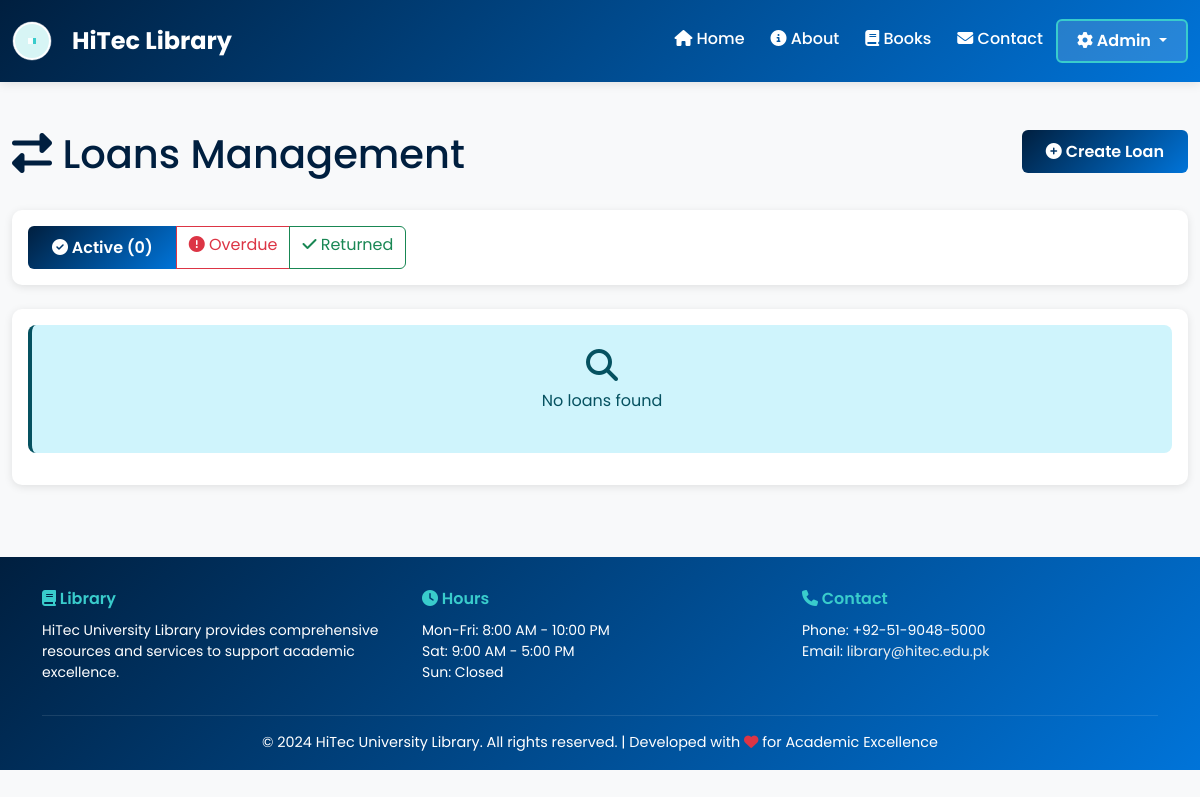
The page /admin/loans (signed in) on the database as committed earlier.
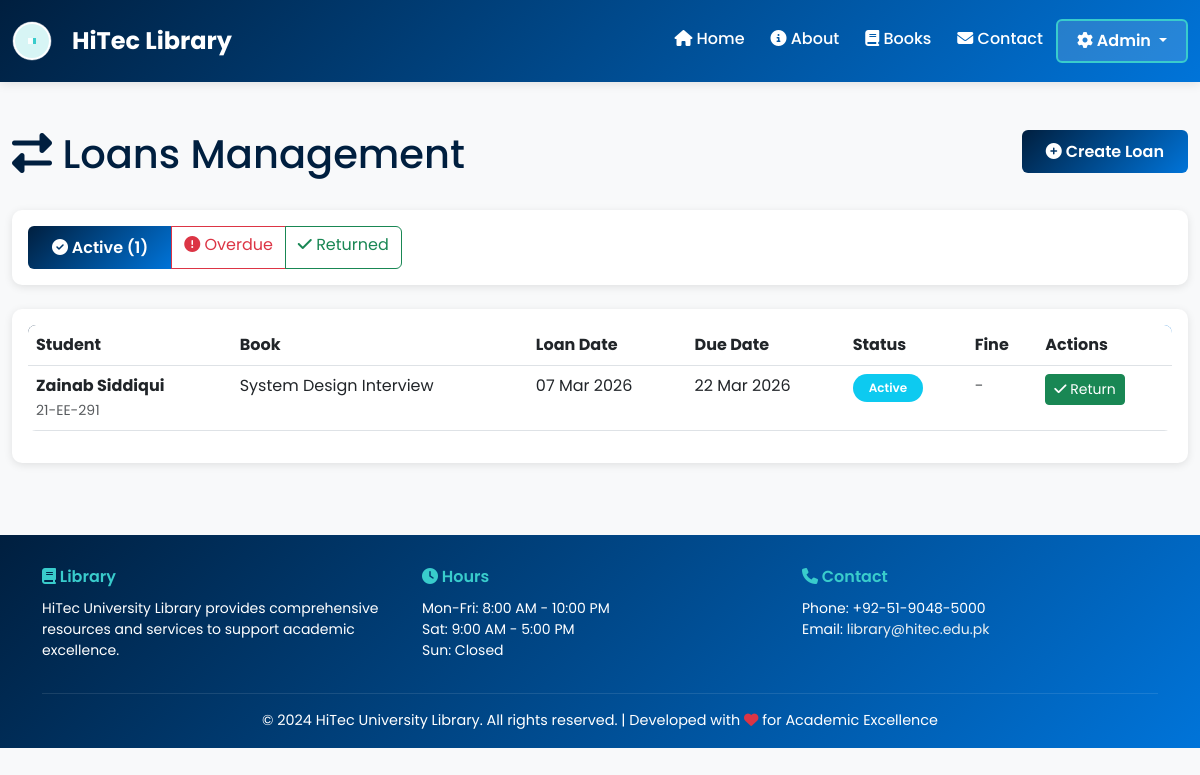
The same page on the database as committed later.
### app.py (models this page shows, shortened)
class Loan(db.Model):
    id = db.Column(db.Integer, primary_key=True)
    student_id = db.Column(db.Integer, db.ForeignKey('student.id'), nullable=False)
    book_id = db.Column(db.Integer, db.ForeignKey('book.id'), nullable=False)
    loan_date = db.Column(db.DateTime, default=get_utc_now)
    due_date = db.Column(db.DateTime, nullable=False)
    return_date = db.Column(db.DateTime)
    is_returned = db.Column(db.Boolean, default=False)
    fine_amount = db.Column(db.Float, default=0.0)
    def calculate_fine(self):
        if not self.is_returned:
            now = get_utc_now()
            if now > self.due_date:
                days_overdue = (now - self.due_date).days
                self.fine_amount = days_overdue * LATE_FEE_PER_DAY
        return self.fine_amount
    def is_overdue(self):
        if not self.is_returned:
            return get_utc_now() > self.due_date
        return False

class Student(db.Model):
    id = db.Column(db.Integer, primary_key=True)
    name = db.Column(db.String(150), nullable=False)
    email = db.Column(db.String(100), unique=True, nullable=False)
    roll_number = db.Column(db.String(20), unique=True, nullable=False)
    phone = db.Column(db.String(15))
    department = db.Column(db.String(100))
    semester = db.Column(db.Integer)
    library_card_number = db.Column(db.String(50), unique=True, nullable=False)
    card_status = db.Column(db.String(20), default='active')  # active, suspended, expired
    total_fines = db.Column(db.Float, default=0.0)
    registered_at = db.Column(db.DateTime, default=get_utc_now)
    loans = db.relationship('Loan', backref='student', lazy=True)
    reviews = db.relationship('Review', backref='student', lazy=True)

class Book(db.Model):
    id = db.Column(db.Integer, primary_key=True)
    title = db.Column(db.String(200), nullable=False)
    author = db.Column(db.String(150), nullable=False)
    isbn = db.Column(db.String(20), unique=True)
    genre = db.Column(db.String(50))
    year_published = db.Column(db.Integer)
    publisher = db.Column(db.String(150))
    total_copies = db.Column(db.Integer, default=1)
    available_copies = db.Column(db.Integer, default=1)
    cover_image = db.Column(db.String(500))
    description = db.Column(db.Text)
    average_rating = db.Column(db.Float, default=0.0)
    created_at = db.Column(db.DateTime, default=get_utc_now)
    loans = db.relationship('Loan', backref='book', lazy=True)
    reviews = db.relationship('Review', backref='book', lazy=True)

### app.py (the view)
@app.route('/admin/loans')
@login_required
def admin_loans():
    page = request.args.get('page', 1, type=int)
    status = request.args.get('status', 'active')
    query = Loan.query
    if status == 'active':
        query = query.filter_by(is_returned=False)
    elif status == 'overdue':
        query = query.filter(
            Loan.is_returned == False,
            Loan.due_date < get_utc_now()
        )
    elif status == 'returned':
        query = query.filter_by(is_returned=True)
    loans = query.order_by(Loan.loan_date.desc()).paginate(page=page, per_page=ITEMS_PER_PAGE)
    for loan in loans.items:
        loan.calculate_fine()
    return render_template('admin/loans.html', loans=loans, status=status)

### app.py (called while the page is built)
def get_utc_now():
    return datetime.utcnow()

def login_required(f):
    @wraps(f)
    def decorated_function(*args, **kwargs):
        if 'admin_id' not in session:
            flash('Please login to access this page', 'warning')
            return redirect(url_for('admin_login'))
        return f(*args, **kwargs)
    return decorated_function

### templates/admin/loans.html (shortened to what the changed rows need)
{% extends "base.html" %}
{% block content %}
<div class="container-fluid py-4">
    <div class="row mb-4">
        <div class="col-md-8">
            <h1 class="text-primary">
                <i class="fas fa-exchange-alt"></i> Loans Management
            </h1>
        </div>
    </div>
    <div class="card border-0 shadow-sm mb-4">
        <div class="card-body">
            <div class="btn-group" role="group">
                <a href="/admin/loans?status=active" class="btn {% if status == 'active' %}btn-primary{% else %}btn-outline-primary{% endif %}">
                    <i class="fas fa-check-circle"></i> Active ({{ loans.total if status == 'active' else '?' }})
                </a>
                <a href="/admin/loans?status=overdue" class="btn {% if status == 'overdue' %}btn-danger{% else %}btn-outline-danger{% endif %}">
                    <i class="fas fa-exclamation-circle"></i> Overdue
                </a>
                <a href="/admin/loans?status=returned" class="btn {% if status == 'returned' %}btn-success{% else %}btn-outline-success{% endif %}">
                    <i class="fas fa-check"></i> Returned
                </a>
            </div>
        </div>
    </div>
    <div class="card border-0 shadow-sm">
        <div class="card-body">
            {% if loans.items %}
            <div class="table-responsive">
                <table class="table table-hover">
                    <thead>
                        <tr>
                            <th>Student</th>
                            <th>Book</th>
                            <th>Loan Date</th>
                            <th>Due Date</th>
                            <th>Status</th>
                            <th>Fine</th>
                            <th>Actions</th>
                        </tr>
                    </thead>
                    <tbody>
                        {% for loan in loans.items %}
                        <tr>
                            <td>
                                <strong>{{ loan.student.name }}</strong><br>
                                <small class="text-muted">{{ loan.student.roll_number }}</small>
                            </td>
                            <td>{{ loan.book.title[:40] }}</td>
                            <td>{{ loan.loan_date.strftime('%d %b %Y') }}</td>
                            <td>{{ loan.due_date.strftime('%d %b %Y') }}</td>
                            <td>
                                {% if loan.is_returned %}
                                    <span class="badge bg-success">Returned</span>
                                {% elif loan.is_overdue() %}
                                    <span class="badge bg-danger">Overdue</span>
                                {% else %}
                                    <span class="badge bg-info">Active</span>
                                {% endif %}
                            </td>
                            <td>
                                {% if loan.fine_amount > 0 %}
                                <span class="badge bg-warning">PKR {{ "%.2f"|format(loan.fine_amount) }}</span>
                                {% else %}
                                <span class="text-muted">-</span>
                                {% endif %}
                            </td>
                            <td>
                                {% if not loan.is_returned %}
                                <form method="POST" action="/admin/loans/{{ loan.id }}/return" style="display: inline;">
                                    <button type="submit" class="btn btn-sm btn-success" onclick="return confirm('Mark as returned?')">
                                        <i class="fas fa-check"></i> Return
                                    </button>
                                </form>
                                {% else %}
                                <span class="text-muted">-</span>
                                {% endif %}
                            </td>
                        </tr>
                        {% endfor %}
                    </tbody>
                </table>
            </div>
            {% else %}
            <div class="alert alert-info text-center py-4">
                <i class="fas fa-search fa-2x mb-2"></i>
                <p>No loans found</p>
            </div>
            {% endif %}
        </div>
    </div>
</div>
{% endblock %}

Rows that differ between the two databases and show on the page:
added Loan: student.name "Zainab Siddiqui", student.roll_number "21-EE-291", book "System Design Interview", loan_date "07 Mar 2026", due_date "22 Mar 2026", is_returned "Active"
Other text that changed with them:
{{ loans.total if status == 'active' else '?' }}: "0" → "1"
text no longer shown: "No loans found"
text now shown: "Student Book Loan Date Due Date Status Fine Actions"
